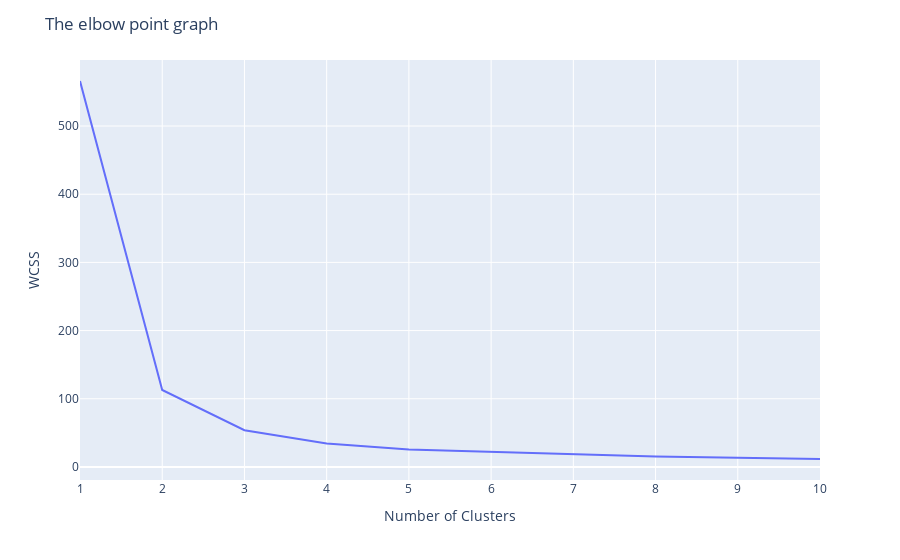

Notebook code for this chart:
### Code cell
@Plot the elbow graph
import plotly.express as px

fig = px.line(x=range(1, 11), y=wcss)
fig.update_layout(
    title="The elbow point graph",
    xaxis_title="Number of Clusters",yaxis_title="WCSS",
)
fig.show()

### Figure 1 — Plotly figure (JSON) as saved in the notebook; plotly's stock layout.template omitted (floating-point values rounded to 4 significant figures)
{"data": [{"hoverlabel": {"namelength": 0}, "hovertemplate": "x=%{x}<br>y=%{y}", "legendgroup": "", "line": {"color": "#636efa", "dash": "solid"}, "mode": "lines", "name": "", "showlegend": false, "type": "scatter", "x": [1, 2, 3, 4, 5, 6, 7, 8, 9, 10], "xaxis": "x", "y": [566.0, 113.0, 53.8, 34.31, 25.63, 22.09, 18.52, 15.15, 13.36, 11.67], "yaxis": "y"}], "layout": {"legend": {"tracegroupgap": 0}, "margin": {"t": 60}, "title": {"text": "The elbow point graph"}, "xaxis": {"anchor": "y", "domain": [0, 1], "title": {"text": "Number of Clusters"}}, "yaxis": {"anchor": "x", "domain": [0, 1], "title": {"text": "WCSS"}}}}
